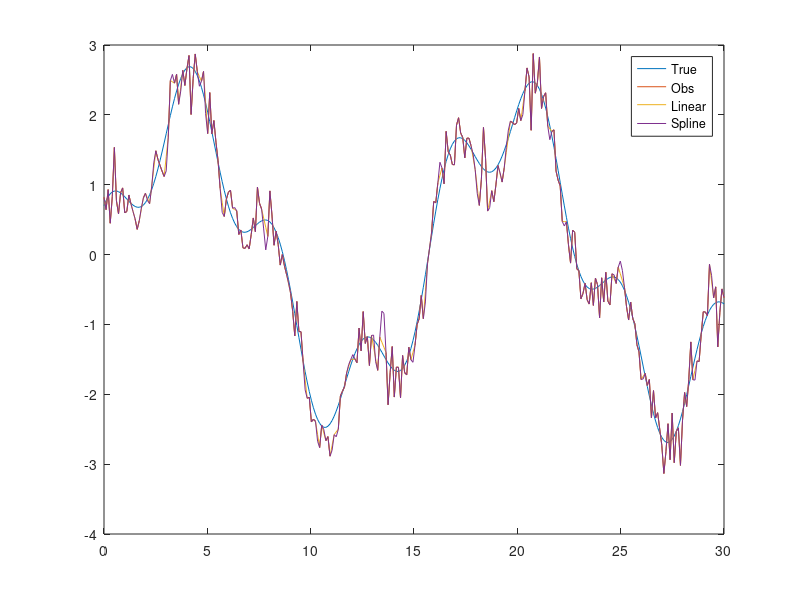

This figure's MATLAB source:
clear; clc; close all;

rng(7);
t = linspace(0,30,300);
trueSignal = 2*sin(0.4*t)+0.7*cos(1.5*t);
obsSignal = trueSignal + 0.25*randn(1,300);
missingidx = randperm(300,45);
obsSignal(missingidx) = NaN;
valid = ~isnan(obsSignal);
recLinear = interp1(t(valid),obsSignal(valid),t,'linear');
recSpline = interp1(t(valid),obsSignal(valid),t,'spline');
rmseLinear = sqrt(mean((recLinear-trueSignal).^2))
rmseSpline = sqrt(mean((recSpline-trueSignal).^2))

plot(t,trueSignal,t,obsSignal,t,recLinear,t,recSpline)
legend('True','Obs','Linear','Spline')
